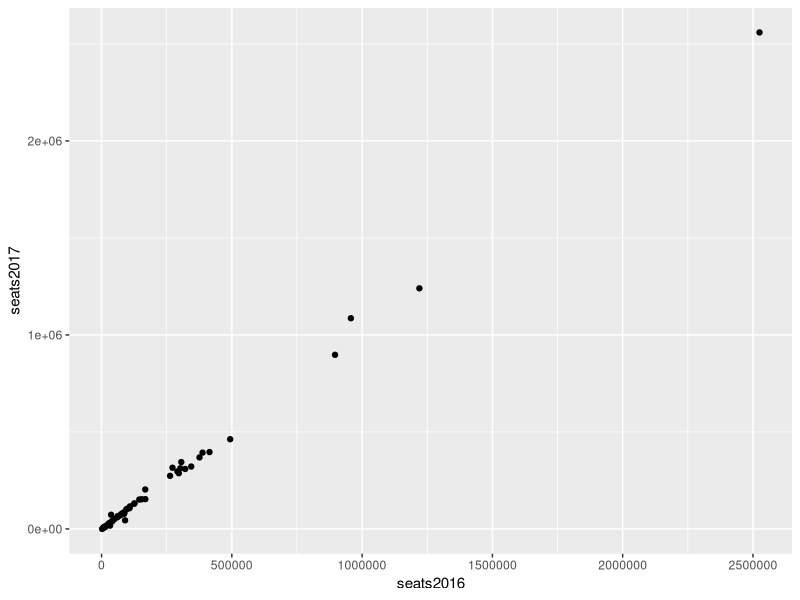
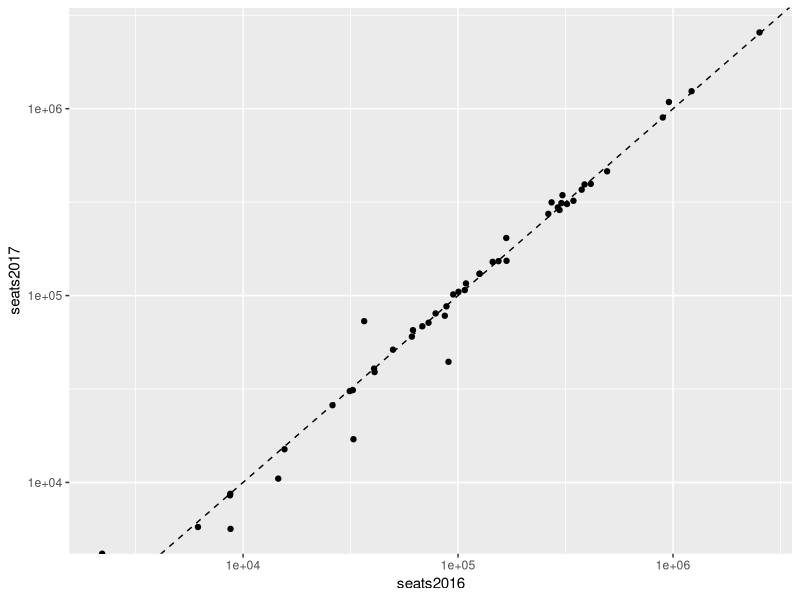
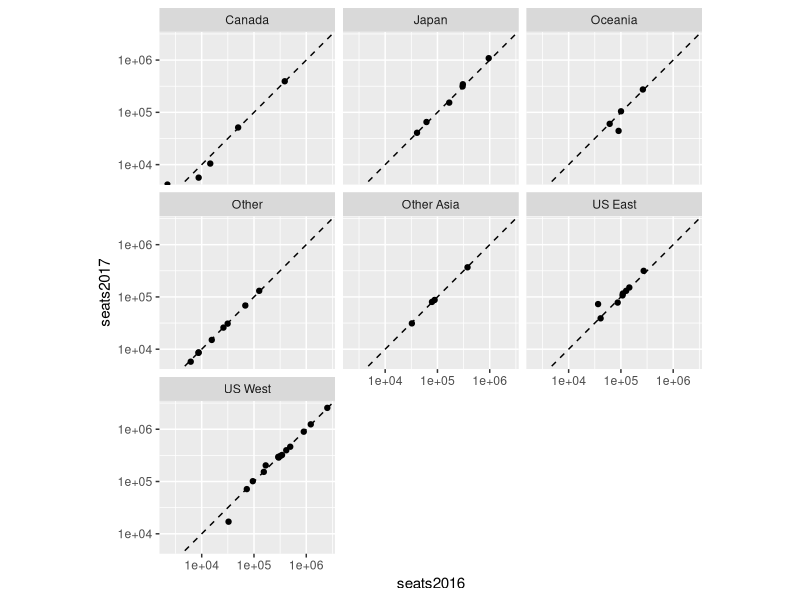
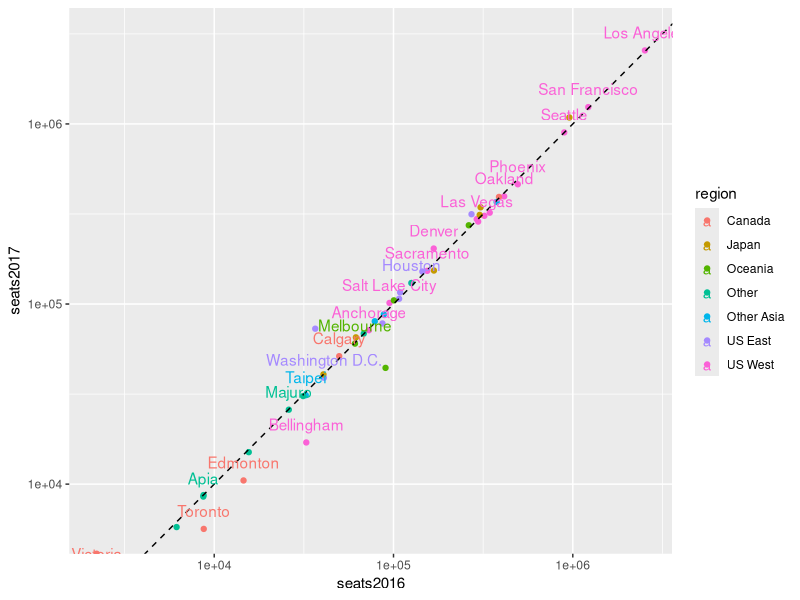
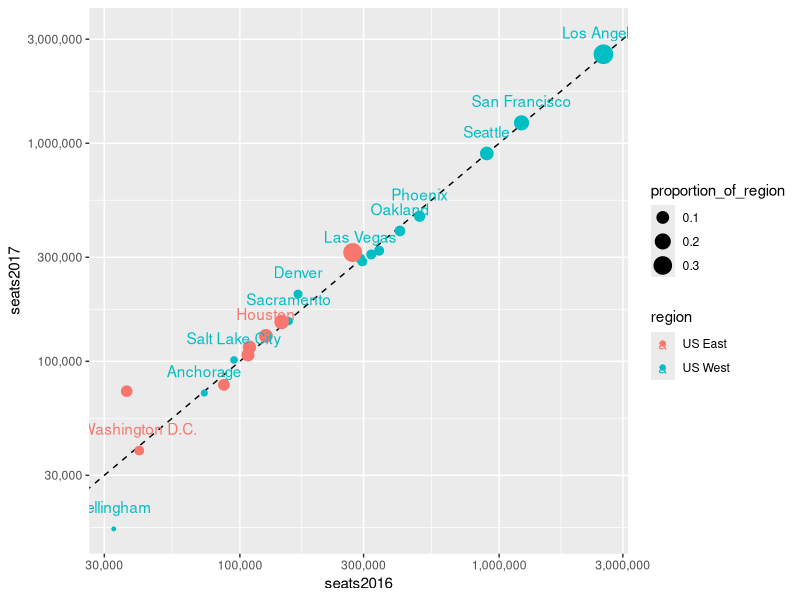
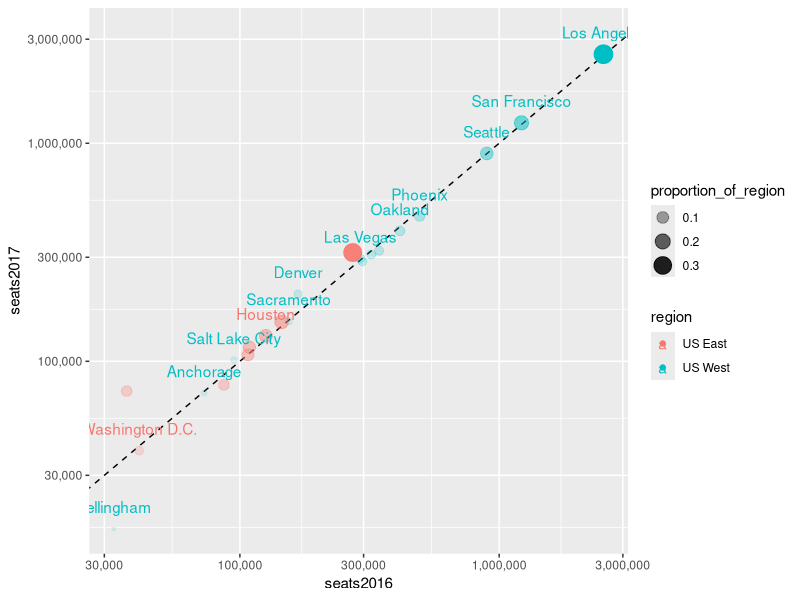
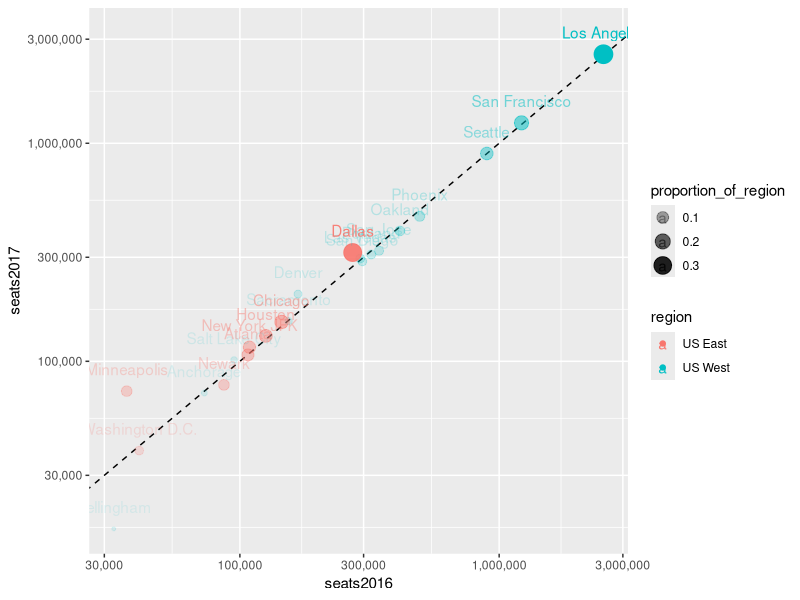
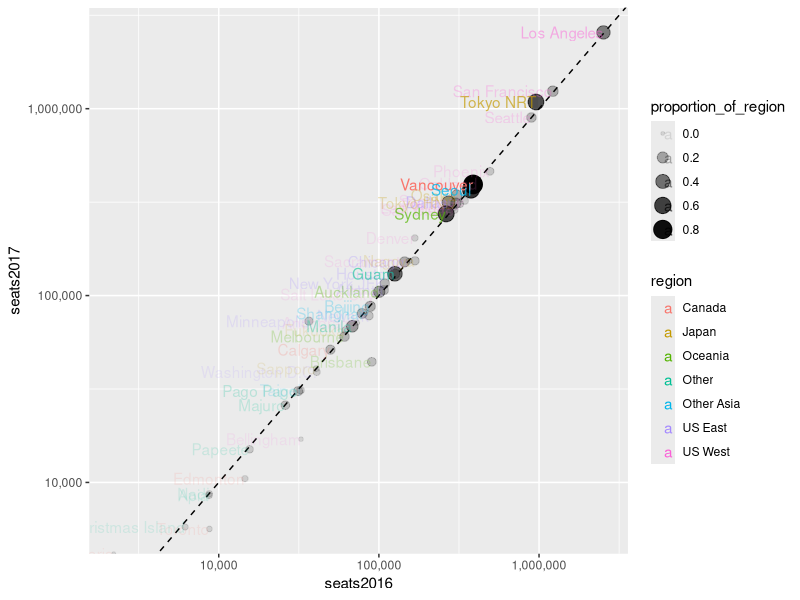

Here is the R script that generated these plots, in order:
## ---- chunk 1
library(readxl)
seats <- read_excel("data/2017 Air Seat Forecast rev 0617.xls", col_names = c(
  "dep_city", 
  "seats2017Q1", "seats2017Q2", "seats2017Q3", "seats2017Q4", "seats2017", 
  "seats2016Q1", "seats2016Q2", "seats2016Q3", "seats2016Q4", "seats2016",
  "seatschangeQ1", "seatschangeQ2", "seatschangeQ3", "seatschangeQ4", "seatschange"
), range = "A5:P78")
seats
## ---- chunk 2
library(dplyr)
us_west_range <- 10:23
us_east_range <- 26:33
japan_range <- 40:45
canada_range <- 48:52
other_asia_range <-55:58
oceania_range <- 61:64
other_range <- 67:74

seats$region <- NA
seats[us_west_range,]$region <- "US West"
seats[us_east_range,]$region <- "US East"
seats[japan_range,]$region <- "Japan"
seats[canada_range,]$region <- "Canada"
seats[other_asia_range,]$region <- "Other Asia"
seats[oceania_range,]$region <- "Oceania"
seats[other_range,]$region <- "Other"

seats <- seats %>%
  filter(!is.na(region))
seats
## ---- chunk 3
library(ggplot2)
seats %>%
  ggplot(aes(seats2016, seats2017)) +
  geom_point()
## ---- chunk 4
seats %>%
  ggplot(aes(seats2016, seats2017)) +
  geom_point() +
  scale_x_log10() +
  scale_y_log10() + 
  geom_abline(lty = 2) # dashed line type (lty)
## ---- chunk 5
seats %>%
  ggplot(aes(seats2016, seats2017)) +
  geom_point() +
  scale_x_log10() +
  scale_y_log10() + 
  geom_abline(lty = 2) +
  facet_wrap(~ region) +
  coord_fixed()
## ---- chunk 6
seats %>%
  ggplot(aes(seats2016, seats2017, color = region, label = dep_city)) +
  geom_point() +
  scale_x_log10() +
  scale_y_log10() + 
  geom_abline(lty = 2) +
  geom_text(check_overlap = TRUE, nudge_y = 0.1)
## ---- chunk 7
seats <- seats %>%
  group_by(region) %>%
  mutate(proportion_of_region = seats2017/sum(seats2017))
seats
## ---- chunk 8
seats %>%
  filter(region %in% c("US West", "US East")) %>%
  ggplot(aes(seats2016, seats2017, color = region, label = dep_city)) +
  geom_abline(lty = 2) +
  geom_point(aes(size = proportion_of_region)) +
  scale_x_log10(labels = scales::comma) +
  scale_y_log10(labels = scales::comma) + 
  geom_text(check_overlap = TRUE, nudge_y = 0.1)
## ---- chunk 9
seats %>%
  filter(region %in% c("US West", "US East")) %>%
  ggplot(aes(seats2016, seats2017, color = region, label = dep_city)) +
  geom_abline(lty = 2) +
  geom_point(aes(size = proportion_of_region, alpha = proportion_of_region)) +
  scale_x_log10(labels = scales::comma) +
  scale_y_log10(labels = scales::comma) + 
  geom_text(check_overlap = TRUE, nudge_y = 0.1)
## ---- chunk 10
seats %>%
  filter(region %in% c("US West", "US East")) %>%
  ggplot(aes(seats2016, seats2017, color = region, label = dep_city, alpha = proportion_of_region)) +
  geom_abline(lty = 2) +
  geom_point(aes(size = proportion_of_region)) +
  scale_x_log10(labels = scales::comma) +
  scale_y_log10(labels = scales::comma) + 
  geom_text(nudge_y = 0.1)
## ---- chunk 11
seats %>%
  ggplot(aes(seats2016, seats2017, label = dep_city, alpha = proportion_of_region)) +
  geom_abline(lty = 2) +
  geom_point(aes(size = proportion_of_region)) +
  scale_x_log10(labels = scales::comma) +
  scale_y_log10(labels = scales::comma) + 
  geom_text(aes(color = region), hjust = "right", vjust = "center")
## ---- chunk 12
seats %>%
  ggplot(aes(seats2016, seats2017, label = dep_city, alpha = proportion_of_region)) +
  geom_abline(lty = 2) +
  geom_point(aes(size = proportion_of_region), color = "darkblue") +
  scale_x_log10(labels = scales::comma) +
  scale_y_log10(labels = scales::comma) + 
  geom_text(hjust = "right", vjust = "center", nudge_x = -0.3) +
  facet_wrap(~ region)
